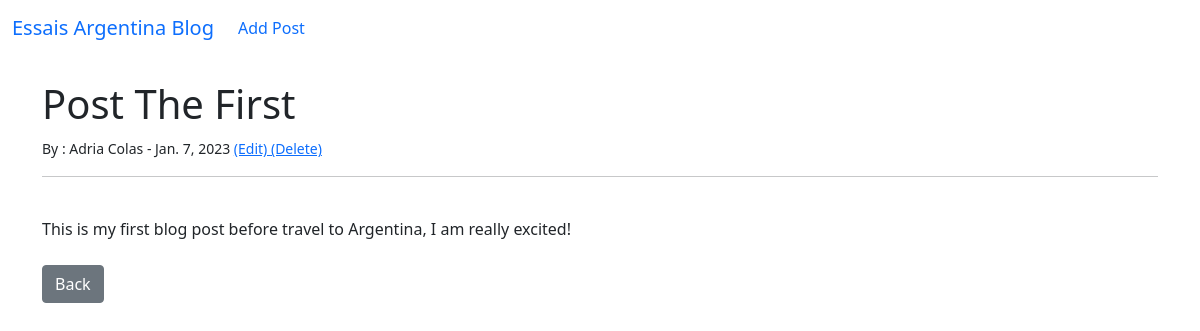
/article/1, run on an earlier commit of the app's database.
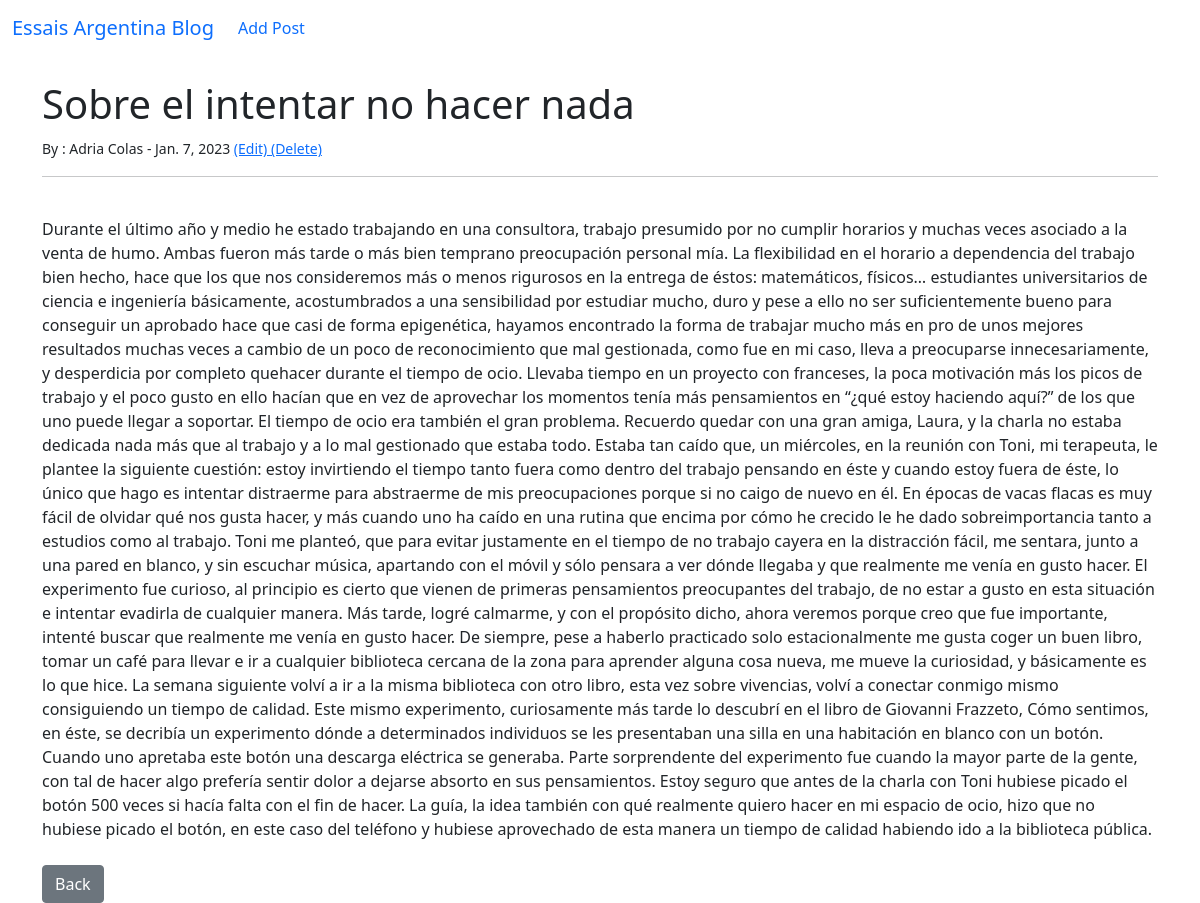
And on a later commit of the database.
### theblog/models.py (models this page shows, shortened)
class Post(models.Model):
    title = models.CharField(max_length=255)
    title_tag = models.CharField(max_length=255)
    author = models.ForeignKey(User, on_delete=models.CASCADE)
    body = models.TextField()
    post_date = models.DateField(auto_now_add=True)

### theblog/views.py (the view)
# urls.py: path('article/<int:pk>', ArticleDetailView.as_view(), name = 'article-detail'),
class ArticleDetailView(DetailView):
    model = Post
    template_name = 'article_details.html'

### theblog/templates/article_details.html (shortened to what this page needs)
{% extends 'base.html' %}
{% block content %}
<h1>{{ post.title }}</h1>
<small>By :
    {{post.author.first_name}}
    {{post.author.last_name}} -
    {{ post.post_date }}
    <a href="{% url 'update_post' post.pk %}">(Edit) </a>
    <a href="{% url 'delete_post' post.pk %}">(Delete) </a>
</small><br/>
<hr>
<br/>
{{ post.body }}
<br/><br/>
<a href = "{% url 'home' %}" class = "btn btn-secondary"> Back</a>
{% endblock %}

### theblog/templates/base.html (shortened to what this page needs)
<!doctype html>
<html lang="en">
  <head>
    <link href="https://cdn.jsdelivr.net/npm/bootstrap@5.0.2/dist/css/bootstrap.min.css" rel="stylesheet">
  </head>
  <body>
    <nav class="navbar navbar-expand-lg bg-body-tertiary">
  <div class="container-fluid">
    <a class="navbar-brand" href="{% url 'home' %}">Essais Argentina Blog</a>
    <div class="collapse navbar-collapse" id="navbarSupportedContent">
      <ul class="navbar-nav me-auto mb-2 mb-lg-0">
        <li class="nav-item">
          <a class="nav-link" href="{% url 'add_post'%}">Add Post</a>
        </li>
      </ul>
    </div>
  </div>
</nav>
    <br/>
    <div class = "container">
      {% block content %}
      {% endblock %}
    </div>
  </body>
</html>

What changed in the data, as far as the page shows it:
changed Post "Adria": title "Post The First" → "Sobre el intentar no hacer nada"; body "This is my first blog post before travel to Argentina, I am really excited!" → "Durante el último año y medio he estado trabajando en una consultora, trabajo presumido por no cumplir horarios y muchas veces asociado a la venta de humo. Ambas fueron más tarde o más bien temprano preocupación personal mía. La flexibilidad en el horario a dependencia del trabajo bien hecho, hace que los que nos consideremos más o menos rigurosos en la entrega de éstos: matemáticos, físicos… estudiantes universitarios de ciencia e ingeniería básicamente, acostumbrados a una sensibilidad por estudiar mucho, duro y pese a ello no ser suficientemente bueno para conseguir un aprobado hace que casi de forma epigenética, hayamos encontrado la forma de trabajar mucho más en pro de unos mejores…"
